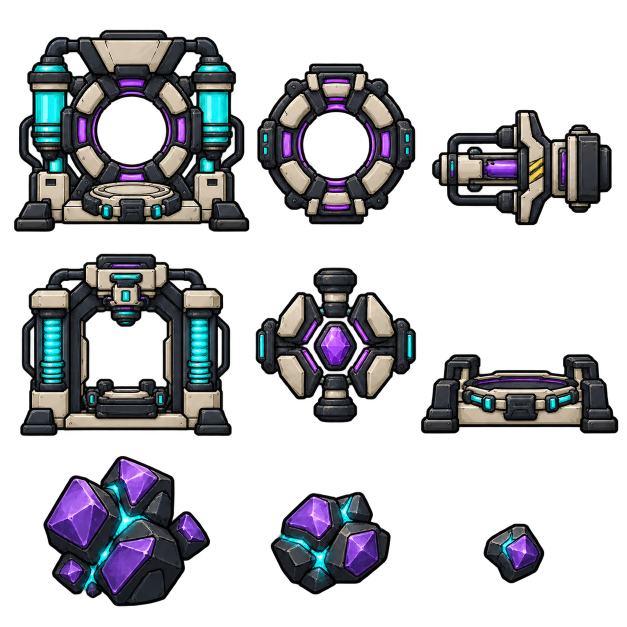
#> input picture assets/mass-energy-atlas.png, 1254 x 1254 px (shown at 1/2 size)
$ python build-mass-energy-assets.py
#> lines starting #> are read from the running program, lines starting #| are printed output that depends on the picture
"""Deterministic atlas slicing, layout and SCML compilation source preparation.

The art comes from the project-bound AI-generated sprite atlases, not procedural art.
Requires Pillow. Produces editable sprite files, SCML and illustrative previews.
"""
from pathlib import Path
import math
import xml.etree.ElementTree as ET
from PIL import Image, ImageOps

ROOT = Path(__file__).resolve().parents[1]
ATLAS = Image.open(ROOT / 'assets/mass-energy-atlas.png').convert('RGBA')
#> ATLAS is the input picture: PIL image 1254x1254 RGBA; mean R, G, B, A 26.9, 27.4, 31, 91.9
NEW_ATLASES = [Image.open(ROOT / ('assets/' + name)).convert('RGBA') for name in
               ['annihilation-v2-atlas.png', 'condenser-v2-atlas.png']]
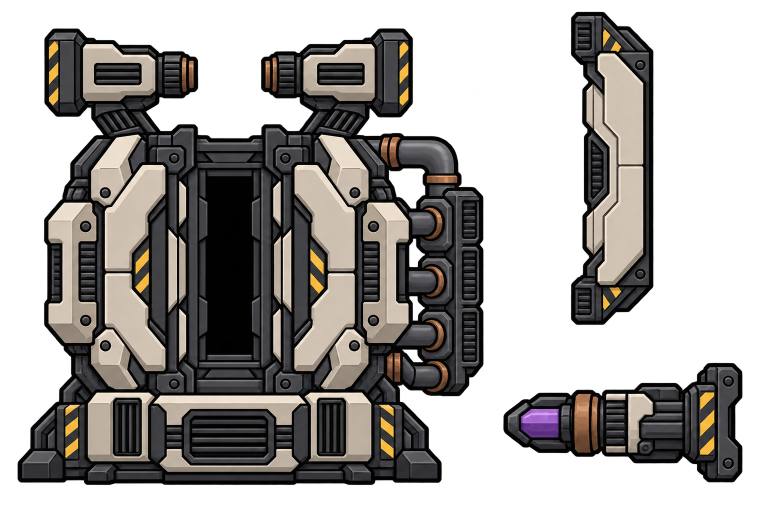
#> input picture assets/annihilation-v2-atlas.png, 1536 x 1024 px (shown at 1/2 size)
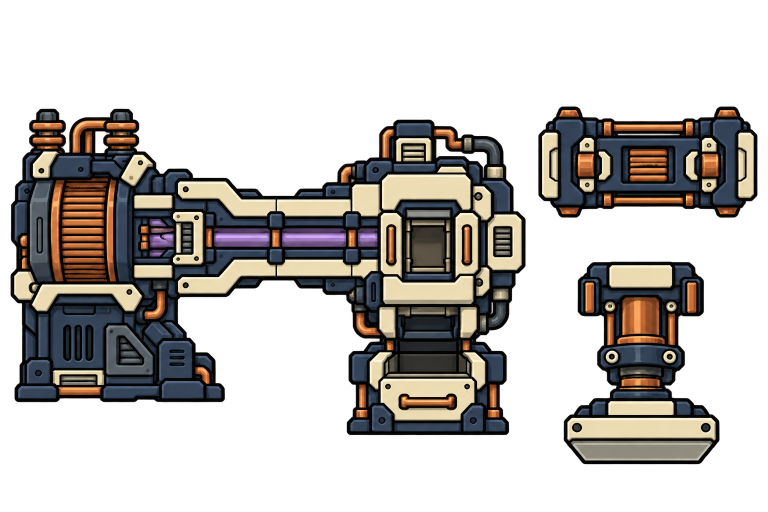
#> input picture assets/condenser-v2-atlas.png, 1536 x 1024 px (shown at 1/2 size)
#> NEW_ATLASES = 2 items
NAMES = ['proto_annihilation_reactor', 'energy_matter_condenser']
SIZES = [500, 400]
PART_NAMES = [('shield_left', 'shield_right', 'injector_left', 'injector_right'), ('induction_carriage', 'collection_ram')]
TARGETS = [[(45, 205), (45, 205), (105, 55), (105, 55)], [(102, 48), (68, 86)]]
POSITIONS = [[(190, 218), (246, 218), (100, 424), (336, 424)], [(203, 156), (319, 112)]]
PREVIEW_DIR = ROOT / 'assets/preview'
PREVIEW_DIR.mkdir(exist_ok=True)

def crop(box, atlas=ATLAS, normalized=True):
    w, h = atlas.size
    if normalized:
        box = tuple(round(v * (w if i % 2 == 0 else h) / 1280) for i, v in enumerate(box))
    img = atlas.crop(box)
    bbox = img.getchannel('A').point(lambda v: 255 if v > 32 else 0).getbbox()
    if not bbox: raise ValueError(f'Empty atlas cell {box}')
    return img.crop(bbox)

def fit(img, size):
    img = img.copy(); img.thumbnail(size, Image.Resampling.LANCZOS)
    return img

def transforms(row, phase, state='working_loop'):
    if row == 0:
        active = state in ('working_loop', 'charging_loop')
        closure = 1 if active else phase if state == 'working_pre' else 1-phase if state in ('working_pst','working_pst_complete') else 0
        stroke = 5 * (1-math.cos(2*math.pi*phase)) if active else 0
        (xl,yl),(xr,yr),(il,iy),(ir,_) = POSITIONS[row]
        return [(xl+8*closure,yl,0),(xr-8*closure,yr,0),(il+stroke,iy,0),(ir-stroke,iy,0)]
    (x1,y1),(x2,y2)=POSITIONS[row]
    return [(x1+15*math.sin(2*math.pi*phase),y1,0),(x2,y2-5*(1-math.cos(2*math.pi*phase)),0)]

def compose(row, sprites, phase):
    s = SIZES[row]; result = sprites[0].copy()
    for img, (x, y, angle) in zip(sprites[1:], transforms(row, phase)):
        rotated = img.rotate(angle, Image.Resampling.BICUBIC, expand=True)
        result.alpha_composite(rotated, (round(x-rotated.width/2), round(s-y-rotated.height/2)))
    return result

previews = []
for row, module in enumerate(NAMES):
    name = 'baiye_' + module; folder = ROOT / 'assets/scml' / module; folder.mkdir(exist_ok=True); s = SIZES[row]
    atlas=NEW_ATLASES[row]
    boxes=[[(0,0,985,1024),(1050,0,1536,695),(990,700,1536,1024)],
           [(0,120,1065,930),(1070,180,1536,460),(1070,500,1536,980)]][row]
    shell = fit(crop(boxes[0],atlas,False), (s, s))
    body = Image.new('RGBA', (s, s)); body.alpha_composite(shell, ((s-shell.width)//2, s-shell.height))
    body.save(folder / (name + '_0.png'))
    raw_parts=[crop(box,atlas,False) for box in boxes[1:]]
    if row==0:
        raw_parts=[raw_parts[0],ImageOps.mirror(raw_parts[0]),ImageOps.mirror(raw_parts[1]),raw_parts[1]]
    parts = [fit(img, target) for img,target in zip(raw_parts,TARGETS[row])]
    for img, symbol in zip(parts, PART_NAMES[row]): img.save(folder / (symbol + '_0.png'))
    sprites = [body] + parts
    assembled = compose(row, sprites, 0)
    icon = fit(assembled, (128,128)); ui = Image.new('RGBA',(128,128))
    ui.alpha_composite(icon, ((128-icon.width)//2,(128-icon.height)//2));ui.save(folder / 'ui_0.png')
    assembled.save(PREVIEW_DIR / (module + '.png')); previews.append(assembled)
    frames = [compose(row, sprites, i / 24) for i in range(24)]
    # GIF is an authoring preview, never used as a game asset.
    bg = []
    for frame in frames:
        canvas = Image.new('RGB',(s,s),'#243039');canvas.paste(frame,mask=frame.getchannel('A'));bg.append(canvas)
    bg[0].save(PREVIEW_DIR/(module+'.gif'),save_all=True,append_images=bg[1:],duration=80,loop=0)
    root = ET.Element('spriter_data',scml_version='1.0',generator='ForbiddenTechnologyPack',generator_version='2.0')
    f = ET.SubElement(root,'folder',id='0')
    filenames = [name+'_0.png'] + [p+'_0.png' for p in PART_NAMES[row]] + ['ui_0.png']
    for i, (img, filename) in enumerate(zip(sprites+[ui],filenames)):
        ET.SubElement(f,'file',id=str(i),name=filename,width=str(img.width),height=str(img.height),pivot_x='0.5',pivot_y='0' if i==0 else '0.5')
    entity = ET.SubElement(root,'entity',id='0',name=name)
    states=['off','idle','working_pre','working_loop','working_pst','working_pst_complete']
    states += ['no_coolant','blocked','overheat','ui']
    if row==0:states.append('charging_loop')
    for aid, state in enumerate(states):
        working = state in ('working_loop','charging_loop'); transition = state in ('working_pre','working_pst','working_pst_complete')
        count=24 if working else 8 if transition else 1
        length=1920 if working else 400 if transition else 800
        anim=ET.SubElement(entity,'animation',id=str(aid),name=state,length=str(length),looping='true' if working or state in ('idle','blocked','overheat','no_coolant') else 'false')
        ml=ET.SubElement(anim,'mainline')
        for k in range(count):
            key=ET.SubElement(ml,'key',id=str(k),time=str(round(k*length/count)))
            for tid in range(1 if state=='ui' else len(sprites)):
                ET.SubElement(key,'object_ref',id=str(tid),timeline=str(tid),key=str(k),z_index=str(tid))
        for tid in range(1 if state=='ui' else len(sprites)):
            symbol='ui_0' if state=='ui' else 'body' if tid==0 else PART_NAMES[row][tid-1]
            timeline=ET.SubElement(anim,'timeline',id=str(tid),name=symbol)
            for k in range(count):
                phase=k/count if working else (k/(count-1) if transition else 0)
                key=ET.SubElement(timeline,'key',id=str(k),time=str(round(k*length/count)))
                x,y,angle=(0,0,0) if state=='ui' or tid==0 else transforms(row,phase,state)[tid-1]
                if state!='ui' and tid>0:x-=s/2
                ET.SubElement(key,'object',folder='0',file=str(len(sprites)) if state=='ui' else str(tid),x=f'{x:.4f}',y=f'{y:.4f}',angle=f'{angle%360:.4f}',scale_x='1',scale_y='1',a='1')
    ET.indent(root,space='  ')
    ET.ElementTree(root).write(folder/(name+'.scml'),encoding='UTF-8',xml_declaration=True)
#> this loop made 2 passes
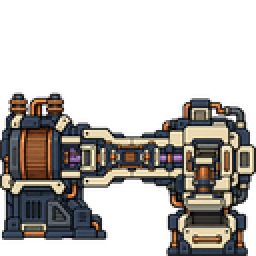
#> icon: PIL image 128x128 RGBA (shown 2 times larger); mean R, G, B, A 40.1, 36.6, 33, 105.7; transparent parts drawn white
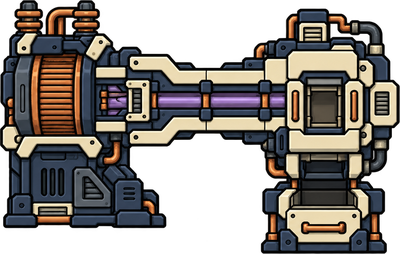
#> shell: PIL image 400x254 RGBA; mean R, G, B, A 62.4, 57.3, 52.6, 166.2; transparent parts drawn white
#> after the loop, previews = 2 items

sheet=Image.new('RGB',(800,500),'#243039')
for i,img in enumerate(previews):
    img=fit(img,(380,450));sheet.paste(img,(i*400+(400-img.width)//2,480-img.height),img)
#> this loop made 2 passes
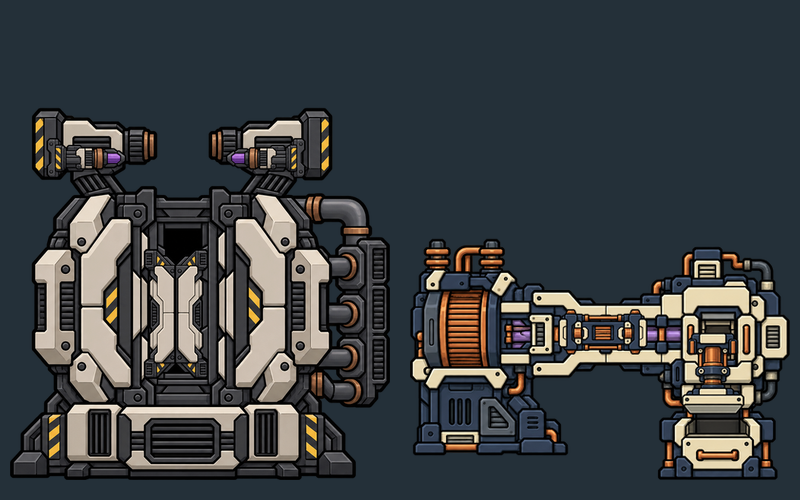
#> sheet: PIL image 800x500 RGB; mean R, G, B 59.6, 63.8, 66.2
sheet.save(PREVIEW_DIR/'mass-energy-buildings.png')
print('Layered sprites, SCML and authoring previews generated.')

# Physical pickup and separate UI silhouette: keep the existing element KAnim ID.
folder=ROOT/'assets/scml/proto_matter'
name='baiye_proto_matter'
icons=[fit(crop((0,885,495,1280)),(92,92)),fit(crop((495,885,840,1280)),(92,92))]
#> in crop (call 8), `w, h = atlas.size`: w = 1254
#> in crop (call 8), `box = tuple(round(v * (w if i % 2 == 0 else h) / 1280) for i, v in enu..`: box = (485, 867, 823, 1254)
#> in crop (call 8), `img = atlas.crop(box)`:
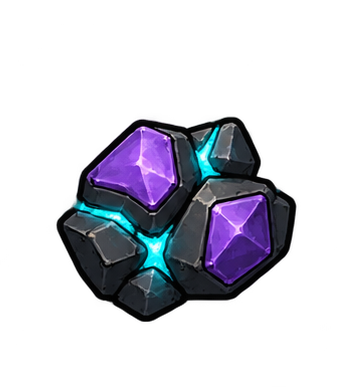
#> img: PIL image 338x387 RGBA; mean R, G, B, A 15.7, 16, 25.4, 66.6; transparent parts drawn white
#> in crop (call 8), `bbox = img.getchannel('A').point(lambda v: 255 if v > 32 else 0).getbb..`: bbox = (56, 116, 297, 322)
for index,img in enumerate(icons):
    canvas=Image.new('RGBA',(96,96));canvas.alpha_composite(img,((96-img.width)//2,(96-img.height)//2))
    canvas.save(folder/(name+'_0.png' if index==0 else 'ui_0.png'))
    icons[index]=canvas
#> after the loop, icons = 2 items
root=ET.Element('spriter_data',scml_version='1.0',generator='ForbiddenTechnologyPack',generator_version='3.0')
f=ET.SubElement(root,'folder',id='0')
for i,filename in enumerate([name+'_0.png','ui_0.png']):
    ET.SubElement(f,'file',id=str(i),name=filename,width='96',height='96',pivot_x='0.5',pivot_y='0.5')
e=ET.SubElement(root,'entity',id='0',name=name)
for i,state in enumerate(['idle','ui']):
    a=ET.SubElement(e,'animation',id=str(i),name=state,length='800',looping='true')
    ml=ET.SubElement(a,'mainline');k=ET.SubElement(ml,'key',id='0',time='0')
    ET.SubElement(k,'object_ref',id='0',timeline='0',key='0',z_index='0')
    tl=ET.SubElement(a,'timeline',id='0',name='body' if i==0 else 'ui_0')
    k=ET.SubElement(tl,'key',id='0',time='0')
    ET.SubElement(k,'object',folder='0',file=str(i),x='0',y='0',angle='0',scale_x='1',scale_y='1',a='1')
ET.indent(root,space='  ');ET.ElementTree(root).write(folder/(name+'.scml'),encoding='UTF-8',xml_declaration=True)
preview=Image.new('RGB',(560,180),'#243039')
for x,size in [(20,128),(210,64),(340,32),(420,24)]:
    icon=fit(icons[1],(size,size));preview.paste(icon,(x,90-icon.height//2),icon)
#> icon: PIL image 24x24 RGBA
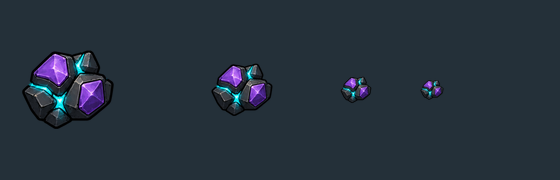
#> preview: PIL image 560x180 RGB; mean R, G, B 37.8, 48.9, 60
preview.save(PREVIEW_DIR/'proto-matter-icons.png')
